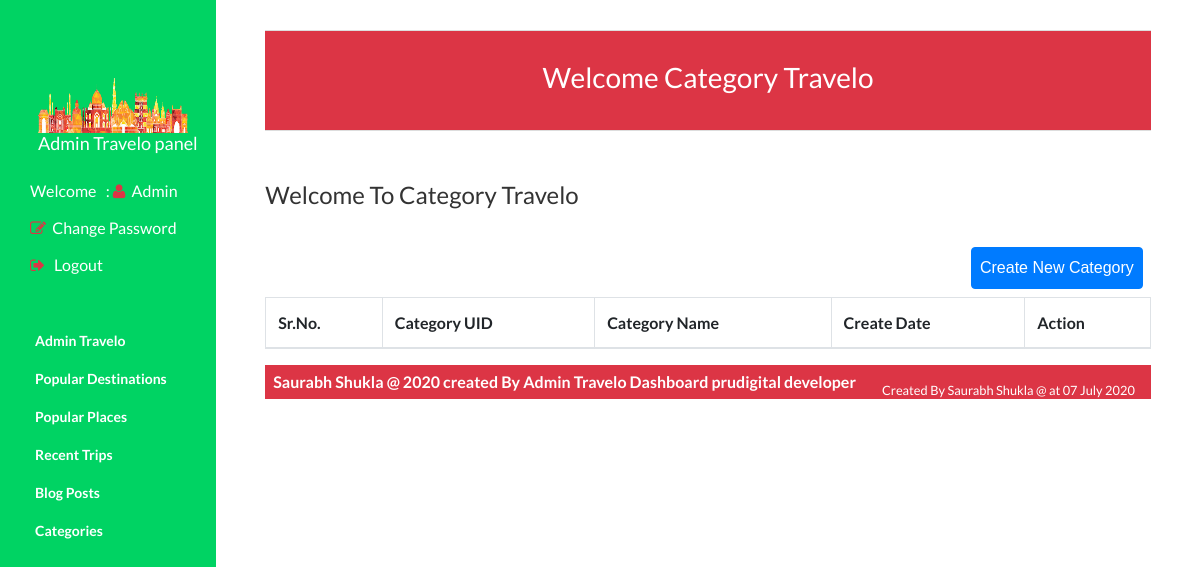
The app's page /admin/category.php (signed in), older data.
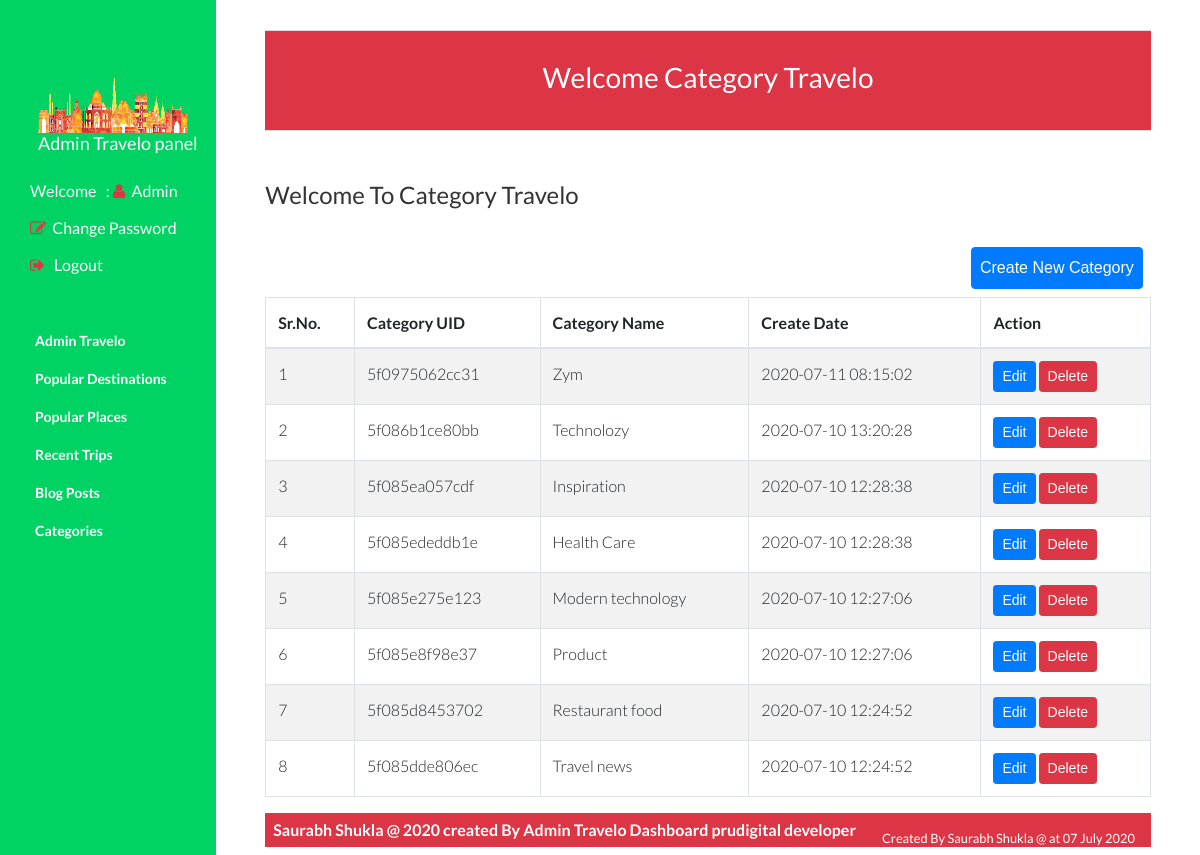
The same page, newer data.
### tables this page shows
CREATE TABLE `categories` (
  `category_id` int(11) NOT NULL,
  `category_uid` varchar(20) NOT NULL,
  `category_name` varchar(200) NOT NULL,
  `created_at` timestamp NOT NULL DEFAULT current_timestamp(),
  `updated_at` timestamp NOT NULL DEFAULT current_timestamp() ON UPDATE current_timestamp()
);

### admin/category.php (the view, shortened to what this page needs)
<?php include('header.php'); ?>
<?php include('navbar.php'); ?>
<div id="main-wrapper">
   <div class="main-content">
      <section id="category">
         <div class="content-header bg-danger">
            <marquee>
               <h1 class="text-white">Welcome Category Travelo</h1>
            </marquee>
         </div>
         <h2 class="title">Welcome To Category Travelo</h2>
         <div class="section-content">
            <button class="btn btn-primary pull-right m-2 p-2" onclick="window.location.href='addcategory.php'">Create New Category</button>
            <table id="dataTable" class="table table-striped table-bordered nowrap" cellspacing="0" width="100%">
               <thead>
                  <tr>
                     <th>Sr.No.</th>
                     <th>Category UID</th>
                     <th>Category Name</th>
                     <th>Create Date</th>
                     <th colspan="3">Action</th>
                  </tr>
               </thead>
               <tbody>
                  <?php
                     $sql = "SELECT * FROM categories order by created_at desc";
                     $sn = 1;
                     if($result = mysqli_query($link, $sql)){
                        while($row=mysqli_fetch_assoc($result)){
                     ?>
                  <tr>
                     <td><?php echo $sn; ?></td>
                     <td><?php echo $row['category_uid']; ?></td>
                     <td><?php echo $row['category_name']; ?></td>
                     <td><?php echo $row['created_at'];?></td>
                     <td>
                        <a href="updatecategory.php?category_uid=<?php echo $row['category_uid'];?>"><button class="btn btn-sm btn-primary">Edit</button></a>
                        <a href="?category_uid=<?php echo $row['category_uid']?>"><button class="btn btn-sm btn-danger" onclick="return deleteconfirm()">Delete</button></a>
                     </td>
                  </tr>
                  <?php
                     $sn++;
                        }
                     }
                     ?>
               </tbody>
            </table>
         </div>
         <?php include('footer.php'); ?>

### admin/header.php (shortened to what this page needs)
<!DOCTYPE html>
<html class="no-js">
   <head>
      <link rel="stylesheet" href="https://maxcdn.bootstrapcdn.com/bootstrap/4.5.0/css/bootstrap.min.css">
      <link rel="stylesheet" href="css/mystyle.css">
      <link rel="stylesheet" type="text/css" href="syntax-highlighter/styles/shCore.css" media="all">
      <link rel="stylesheet" type="text/css" href="syntax-highlighter/styles/shThemeDefault.css" media="all">
      <link rel="stylesheet" href="css/font-awesome.min.css">
      <link rel="stylesheet" href="css/normalize.min.css">
      <link rel="stylesheet" href="css/main.css">
   </head>
   <body id="welcome">

### admin/navbar.php
<aside class="left-sidebar">
   <div class="logo">
      <marquee class="m-2 font-weight-bold" width="75%">
         <img src="img/logo-travelo.png" style="width:150px;height:55px;">
         <h3 class="text-white">Admin Travelo panel </h3>
      </marquee>
      <a href="#admin" class="m-2">
         <h5 class="text-white">Welcome &nbsp; : <span class="text-danger"><i class='fa fa-user'></i></span>&nbsp;&nbsp;<?php echo ucfirst($_SESSION['adminname']); ?></h5>
      </a>
      <a href="changepassword.php" class="m-2">
         <h5 class="text-white">
            <span class="text-danger"><i class="fa fa-pencil-square-o"></i></span>&nbsp;&nbsp;Change Password
         </h5>
      </a>
      <a href="logout.php" class="m-2">
         <h5 class="text-white"><span class="text-danger"><i class="fa fa-sign-out"></i></span>&nbsp;&nbsp;
            Logout
         </h5>
      </a>
   </div>
   <nav class="left-nav font-weight-bold">
      <ul id="nav">
         <li class="current"><a href="dashboard.php">Admin Travelo</a></li>
         <li><a href="destination.php">Popular Destinations</a></li>
         <li><a href="places.php">Popular Places</a></li>
         <li><a href="trips.php">Recent Trips</a></li>
         <li><a href="blogs.php">Blog Posts</a></li>
         <li><a href="category.php">Categories</a></li>
      </ul>
   </nav>
</aside>

### admin/footer.php
    <footer class="footer bg-danger p-2 mb-2 font-weight-bold">
        <marquee class="text-white">
        	Saurabh Shukla @ 2020 created By Admin Travelo Dashboard prudigital developer
        	<small class="pull-right m-2">Created By Saurabh Shukla @ at 07 July 2020 </small>
       	</marquee>
    </footer>
</body>
</html>

### admin/css/main.css (style rules this page uses)
body { background-color:#FFF; font-family: "Lato", sans-serif; font-weight: 300; font-size:16px; line-height:18px; color:#777; }
a { color: #aa0a5f; }
a, a:hover, a:focus { text-decoration: none; outline: 0; }
h1, h2, h3, h4, h5, h6 { color: #333; margin:0; font-weight: normal; }
h1 { font-size: 28px; }
h2 { font-size: 24px; }
h3 { font-size: 18px; }
h5 { font-size: 16px; }
.title { margin: 50px 0 30px; }
.main-content section { margin: 0 5%; }
.left-sidebar { background-color: #00D363; float: left; min-height: 100%; position: fixed; width: 18%; }
.logo { padding-bottom: 30px; padding-left: 30px; padding-top: 70px; }
.left-nav ul { margin: 0; padding: 0; font-size: 14px; }
.left-nav ul li a { color: #fff; display: block; padding: 10px 35px; -webkit-transition: all 0.3s ease-in 0s; -moz-transition: all 0.3s ease-in 0s; -ms-transition: all 0.3s ease-in 0s; -o-transition: all 0.3s ease-in 0s; transition: all 0.3s ease-in 0s; }
#main-wrapper { float: left; margin-left: 18%; width: 82%; }
.content-header { border-bottom: 1px solid #ddd; border-top: 1px solid #ddd; margin-top: 30px; padding: 30px 0 35px; text-align: center; }
.section-content { font-size: 16px; line-height: 25px; }

Row changes from the older to the newer data that the page shows:
added categories: category_uid "5f0975062cc31", category_name "Zym", created_at "2020-07-11 08:15:02"
added categories: category_uid "5f086b1ce80bb", category_name "Technolozy", created_at "2020-07-10 13:20:28"
added categories: category_uid "5f085ea057cdf", category_name "Inspiration", created_at "2020-07-10 12:28:38"
added categories: category_uid "5f085ededdb1e", category_name "Health Care", created_at "2020-07-10 12:28:38"
added categories: category_uid "5f085e275e123", category_name "Modern technology", created_at "2020-07-10 12:27:06"
added categories: category_uid "5f085e8f98e37", category_name "Product", created_at "2020-07-10 12:27:06"
added categories: category_uid "5f085d8453702", category_name "Restaurant food", created_at "2020-07-10 12:24:52"
added categories: category_uid "5f085dde806ec", category_name "Travel news", created_at "2020-07-10 12:24:52"
